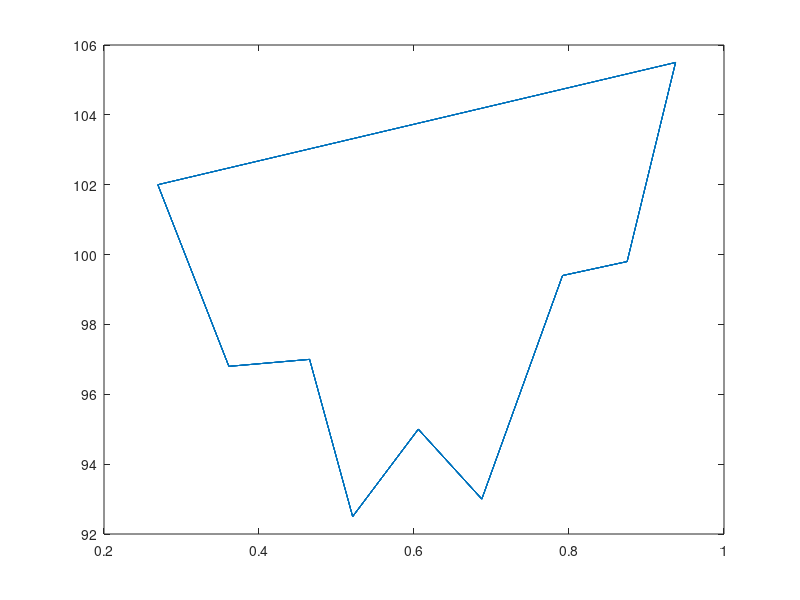

Here is the MATLAB script that generated this plot: (Note: this script raises an error after producing the figure.)
% Example:
%   Define time series:
      y = [102,96.8,97,92.5,95,93,99.4,99.8,105.5];
      t = [97,130,167.5,187.5,218,247.5,285,315,337.5]/360;
%   Define cycle length and alpha:
      w = 2*pi;
      alpha = .05;
%   Run Code:
        t = [t t t t t t];
        y = [y y y y y y];
        figure; plot(t,y)
      cosinor(t,y,w,alpha)
      [cMESOR,cAMPL,cPH,cP] = cosinor2(t,y,1.0);